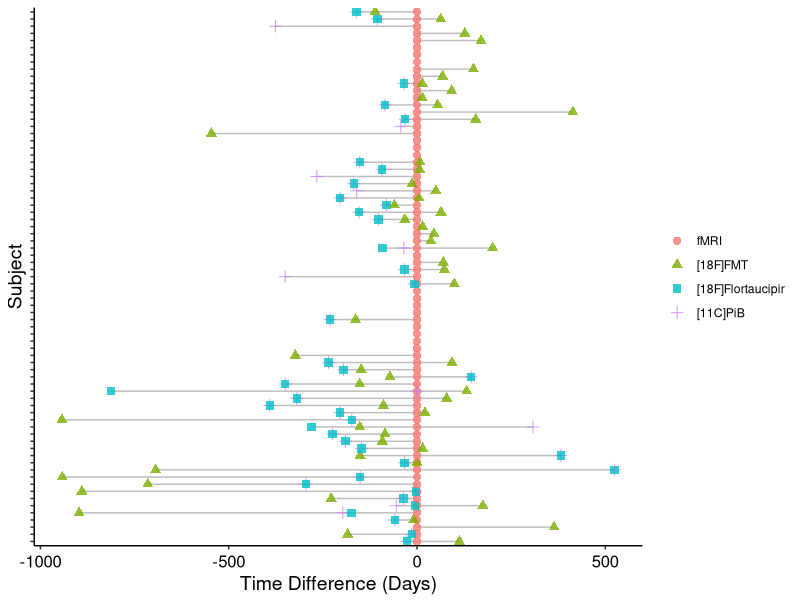
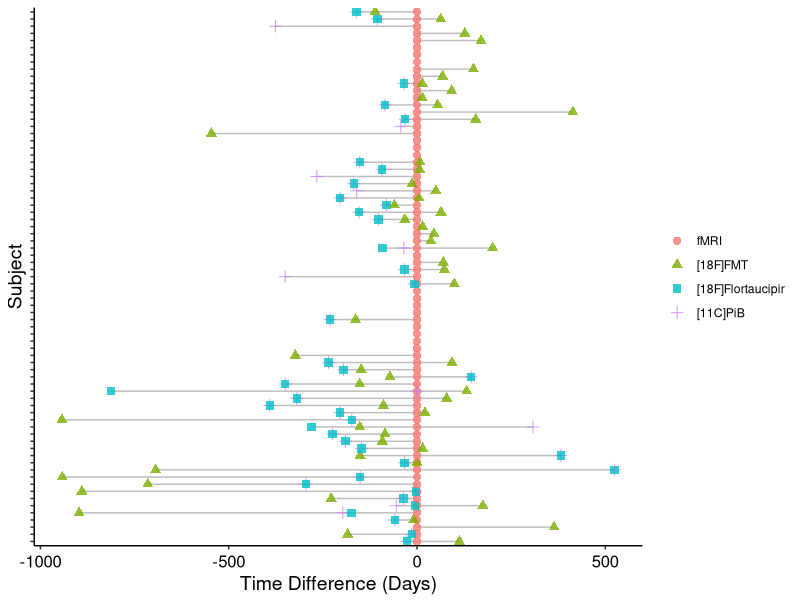

The R source for these figures, in order:
## ---- chunk 1
knitr::opts_chunk$set(echo = TRUE)

library(tidyverse) # v2.0.0
library(ggplot2) # v3.5.1
library(lubridate) # v1.9.2

alldates <- read_csv('data_sup_fig02.csv')
## ---- chunk 2
alldates$pib_date <- strptime(as.character(alldates$pib_date), "%m/%d/%Y")
alldates$pib_date <- alldates$pib_date %m+% years(2000)
alldates$tau_date <- strptime(as.character(alldates$tau_date), "%m/%d/%Y")
alldates$tau_date <- alldates$tau_date %m+% years(2000)
alldates$fmri_date <- strptime(as.character(alldates$fmri_date), "%m/%d/%Y")
alldates$fmri_date <- alldates$fmri_date %m+% years(2000)
alldates$fmt_date <- strptime(as.character(alldates$fmt_date), "%m/%d/%Y")
alldates$fmt_date <- alldates$fmt_date %m+% years(2000)

# Get time difference from fMRI scan
alldates$pib_dist <- round(as.numeric(difftime(alldates$pib_date, 
                                               alldates$fmri_date, units='days')))
alldates$ftp_dist <- round(as.numeric(difftime(alldates$tau_date, 
                                               alldates$fmri_date, units='days')))
alldates$fmt_dist <- round(as.numeric(difftime(alldates$fmt_date, 
                                               alldates$fmri_date, units='days')))
alldates$fmri_dist <- 0

# Pivot to long format for plotting
alldates <- alldates %>% select(subject, age_group, fmri_dist, pib_dist, 
                                ftp_dist, fmt_dist)
alldates <- alldates %>%
  pivot_longer(cols = c('fmri_dist', 'pib_dist', 'ftp_dist', 'fmt_dist'),
               names_to = c('modality'),
               values_to = c('time_diff'))

# Plot timelines
fig <- alldates %>%
  ggplot(aes(x=time_diff, y=subject, group=subject, color=modality, fill=modality)) +
  geom_line(aes(group = subject), color="grey") +
  geom_point(aes(shape = modality), alpha = 0.8, size=2.5) +
  #facet_wrap(age_group~.) +
  xlab('Time Difference (Days)') +
  ylab('Subject') +
  scale_color_discrete(labels = c('fMRI', "[18F]FMT", '[18F]Flortaucipir', 
                                 '[11C]PiB')) +
  scale_fill_discrete(labels = c('fMRI', "[18F]FMT", '[18F]Flortaucipir', 
                                  '[11C]PiB')) +
  scale_shape_discrete(labels = c('fMRI', "[18F]FMT", '[18F]Flortaucipir', 
                                  '[11C]PiB')) +
  theme_classic() +
  theme(panel.background = element_blank(),
        axis.line = element_line(color="black"),
        axis.text.x = element_text(color = "black", size = 12, vjust=0.5),
        axis.text.y = element_blank(),
        axis.title.x = element_text(color="black", size=14, vjust=0.5),
        axis.title.y = element_text(color='black', size=14, hjust=0.5),
        legend.title = element_blank())

fig

ggsave('sup_fig02.pdf', fig)
## ---- chunk 3
alldates$abs_diff <- abs(alldates$time_diff)
alldates %>% group_by(age_group, modality) %>% 
  summarise(across(c(abs_diff), .f = list(mean = mean, sd = sd), na.rm=TRUE))

